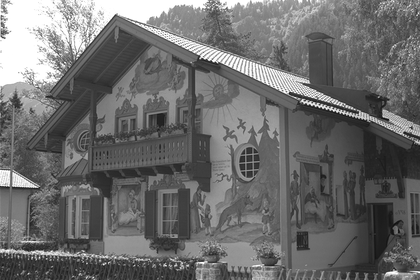
%> input picture Project/images/kodak24.png, 420 x 280 px, shrunk from 768 x 512 before the run
$ octave enc_rle.m   (GNU Octave 9; MATLAB toolbox functions it lacks are replaced by stand-ins)
%> lines starting %> are read from the running program, lines starting %| are printed output that depends on the picture
clear;
input_image = 'kodak24.png';
encoder(input_image, 50, 'abc.jpeg');
% [2 lines not run here, left out]
function encoder(image_path, quality_factor, output_file)
%> called with image_path = 'kodak24.png', quality_factor = 50, output_file = 'abc.jpeg'
    % Load the grayscale image
    image = imread(image_path);
%> image is the input picture: size 280x420 uint8; min 16, max 255, mean 108.9
    if size(image, 3) == 3
        image = rgb2gray(image); % Convert to grayscale if it's an RGB image
    end
    image = double(image); % Convert to double for processing
%> image: size 280x420 double

    figure;
    imshow(image, []);
    title('Original Image');

    % Store original dimensions
    [original_height, original_width] = size(image);
%> original_height = 280; original_width = 420

    % Ensure the image dimensions are multiples of 8
    pad_height = mod(8 - mod(original_height, 8), 8);
%> pad_height = 0
    pad_width = mod(8 - mod(original_width, 8), 8);
%> pad_width = 4
    if pad_height > 0 || pad_width > 0
        image = padarray(image, [pad_height, pad_width], 'post');
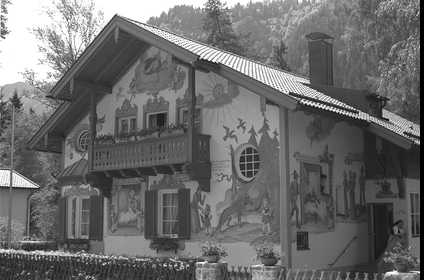
%> image: size 280x424 double; min 0, max 255, mean 107.9
    end
    [height, width] = size(image);
%> height = 280; width = 424

    % Define JPEG quantization matrix for grayscale (luminance)
    Q = [16 11 10 16 24 40 51 61;
         12 12 14 19 26 58 60 55;
         14 13 16 24 40 57 69 56;
         14 17 22 29 51 87 80 62;
         18 22 37 56 68 109 103 77;
         24 35 55 64 81 104 113 92;
         49 64 78 87 103 121 120 101;
         72 92 95 98 112 100 103 99];

    Q = Q * (50 / quality_factor);
    Q(Q == 0) = 1; % Avoid division by zero

    % Shift the image values by -128 and prepare for compression
    sht_image = image - 128;
    compressed_image = zeros(size(sht_image));

    % Compress the image in 8x8 blocks with DCT and quantization
    for i = 1:8:height
        for j = 1:8:width
            block = sht_image(i:i+7, j:j+7);
            dct_block = dct2(block);
            quantized_block = round(dct_block ./ Q);
            compressed_image(i:i+7, j:j+7) = quantized_block;
        end
    end
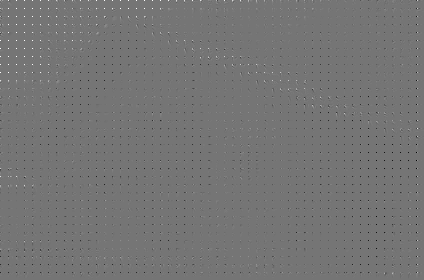
%> compressed_image: size 280x424 double; min -55, max 64, mean -0.1; drawn with min black and max white

    % Perform zigzag transformation and RLE on the quantized blocks
    rle_data = [];
    for i = 1:8:height
        for j = 1:8:width
            block = compressed_image(i:i+7, j:j+7);
            zigzag_coeffs = zigzagTransform(block);
            if i == 1
                if j==9
                    %disp(block);
                    % disp(runLengthEncode(zigzag_coeffs));
                end
            end
            rle_data = [rle_data, runLengthEncode(zigzag_coeffs)];
        end
    end

    % Huffman encoding
    [unique_symbols, ~, idx] = unique(rle_data);
%> unique_symbols = 118 values from -55 to 64
    frequencies = accumarray(idx, 1);
%> frequencies = 118 values, max 27790 at index 55, min 1 at index 1, mean 554.9
    [~, huffman_codes] = huffman_manual(unique_symbols, frequencies);
    encoded_data = encodeData(rle_data, huffman_codes);

    % Save metadata and encoded data to binary file
    fid = fopen(output_file, 'wb');
    if fid == -1
        error('Unable to create the binary file for writing.');
    end

    % Write original dimensions
    fwrite(fid, original_height, 'uint32');
    fwrite(fid, original_width, 'uint32');

    % Write Huffman codes
    num_codes = length(huffman_codes);
    fwrite(fid, num_codes, 'uint32');
    for i = 1:num_codes
        fwrite(fid, huffman_codes(i).symbol, 'int32'); % Write symbol using correct indexing
        fwrite(fid, length(huffman_codes(i).code), 'uint32'); % Write code length
        for bit = huffman_codes(i).code  % Iterate over each character in the Huffman code
            fwrite(fid, bit - '0', 'ubit1'); % Write each bit, converting char '0'/'1' to numeric 0/1
        end
    end

    % Write encoded data length and content
    fwrite(fid, length(encoded_data), 'uint32');
    for bit = encoded_data
        fwrite(fid, bit - '0', 'ubit1'); % Write encoded data as binary
    end

    fclose(fid);
end

function output = zigzagTransform(block)
    % Zigzag order for an 8x8 block
    idx = [1,     9,    17,    25,    33,    41,    49,  57, ...
         2,    10,    18,    26,    34,    42,    50,    58, ...
         3,    11,    19,    27,    35,    43,    51,    59, ...
         4,    12,    20,    28,    36,    44,    52,    60, ...
         5,    13,    21,    29,    37,    45,    53,    61, ...
         6,    14,    22,    30,    38,    46,    54,    62, ...
         7,    15,    23,    31,    39,    47,    55,    63, ...
         8,    16,    24,    32,    40,    48,    56,    64];
    output = block(idx);
end

function [huffman_tree, huffman_codes] = huffman_manual(symbols, frequencies)
    % Step 1: Create the Huffman Tree
    % Create a priority queue (sorted list of nodes)
    nodes = cell(length(symbols), 1);
%> nodes = 118 items
    for i = 1:length(symbols)
        nodes{i} = struct('symbol', symbols(i), 'freq', frequencies(i), 'left', [], 'right', []);
    end
%> this loop made 118 passes

    % Sort nodes by frequency (smallest frequency first)
    nodes = sortNodesByFrequency(nodes);
%> in sortNodesByFrequency, `[~, idx] = sort(cellfun(@(node) node.freq, nodes));`: idx = 118 values, max 118 at index 51, min 1 at index 1, mean 59.5
%> in sortNodesByFrequency, `sorted_nodes = nodes(idx);`: sorted_nodes = 118 items

    % Build the Huffman tree
    while length(nodes) > 1
        % Combine the two nodes with the smallest frequencies
        left = nodes{1};
        right = nodes{2};

        % Create a new internal node with combined frequency
        new_node = struct('symbol', [], 'freq', left.freq + right.freq, 'left', left, 'right', right);

        % Remove the two smallest nodes and add the new node
        nodes = nodes(3:end);
        nodes{end+1} = new_node;

        % Sort nodes again by frequency
        nodes = sortNodesByFrequency(nodes);
    end
%> this loop made 117 passes
%> (left, right, new_node) on passes 1 to 12: ({symbol -55, freq 1}, {symbol -54, freq 1}, {freq 2}), ({symbol -53, freq 1}, {symbol -52, freq 2}, {freq 3}), ({freq 2}, {symbol -49, freq 3}, {freq 5}), ({symbol 48, freq 3}, {symbol 49, freq 3}, {freq 6}), ({symbol 50, freq 3}, {freq 3}, {freq 6}), ({symbol -47, freq 4}, {symbol 41, freq 4}, {freq 8}), ({symbol -48, freq 5}, {symbol 33, freq 5}, {freq 10}), ({symbol 40, freq 5}, {freq 5}, {freq 10}), ({symbol 32, freq 6}, {symbol 34, freq 6}, {freq 12}), ({symbol 42, freq 6}, {freq 6}, {freq 12}), ({freq 6}, {symbol -42, freq 7}, {freq 13}), ({symbol -41, freq 7}, {symbol 17, freq 7}, {freq 14})
%> after the loop, nodes = {{freq 65484}}

    % The root of the Huffman tree is the only remaining node
    huffman_tree = nodes{1};
%> huffman_tree = {freq 65484}

    % Step 2: Generate Huffman codes from the tree
    huffman_codes = generateHuffmanCodes(huffman_tree, '');
end

% Helper function to sort nodes by frequency
function sorted_nodes = sortNodesByFrequency(nodes)
    % Sort nodes in ascending order of frequency
    [~, idx] = sort(cellfun(@(node) node.freq, nodes));
    sorted_nodes = nodes(idx);
end


function huffman_codes = generateHuffmanCodes(node, current_code)
%> called with current_code = ''
    if isempty(node.symbol) % Internal node
        codes_left = generateHuffmanCodes(node.left, [current_code '0']);
%> codes_left = {symbol 1}
        codes_right = generateHuffmanCodes(node.right, [current_code '1']);
%> codes_right = 117 items; first 5, symbol: 5, -11, 47, 59, -43
        huffman_codes = [codes_left; codes_right];
%> huffman_codes = 118 items; first 5, symbol: 1, 5, -11, 47, 59
    else % Leaf node (actual symbol)
        huffman_codes = struct('symbol', node.symbol, 'code', current_code);
    end
end

function encoded_data = encodeData(data, huffman_codes)
    % Create a map of symbols to their Huffman codes
    symbol_to_code = containers.Map({huffman_codes.symbol}, {huffman_codes.code});

    % Encode the data
    encoded_data = [];
    for i = 1:length(data)
        encoded_data = [encoded_data symbol_to_code(data(i))];
    end
%> this loop made 11 passes
%> encoded_data on passes 1 to 10: '111011001', '1110110010', '11101100101110000', '111011001011100000', '1110110010111000001000101000', '11101100101110000010001010000', '1110110010111000001000101000010011', '11101100101110000010001010000100110', '111011001011100000100010100001001100', '11101100101110000010001010000100110010101'
%> (the run ends here)
